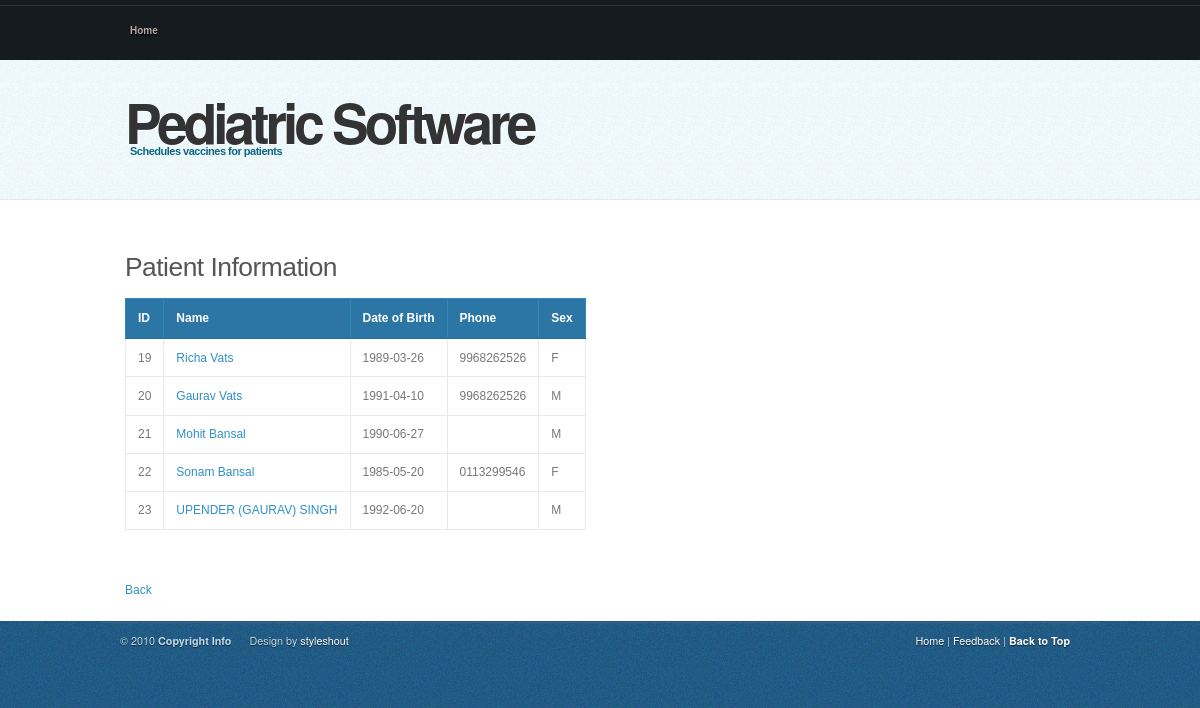
Before: /show.php with the older database file.
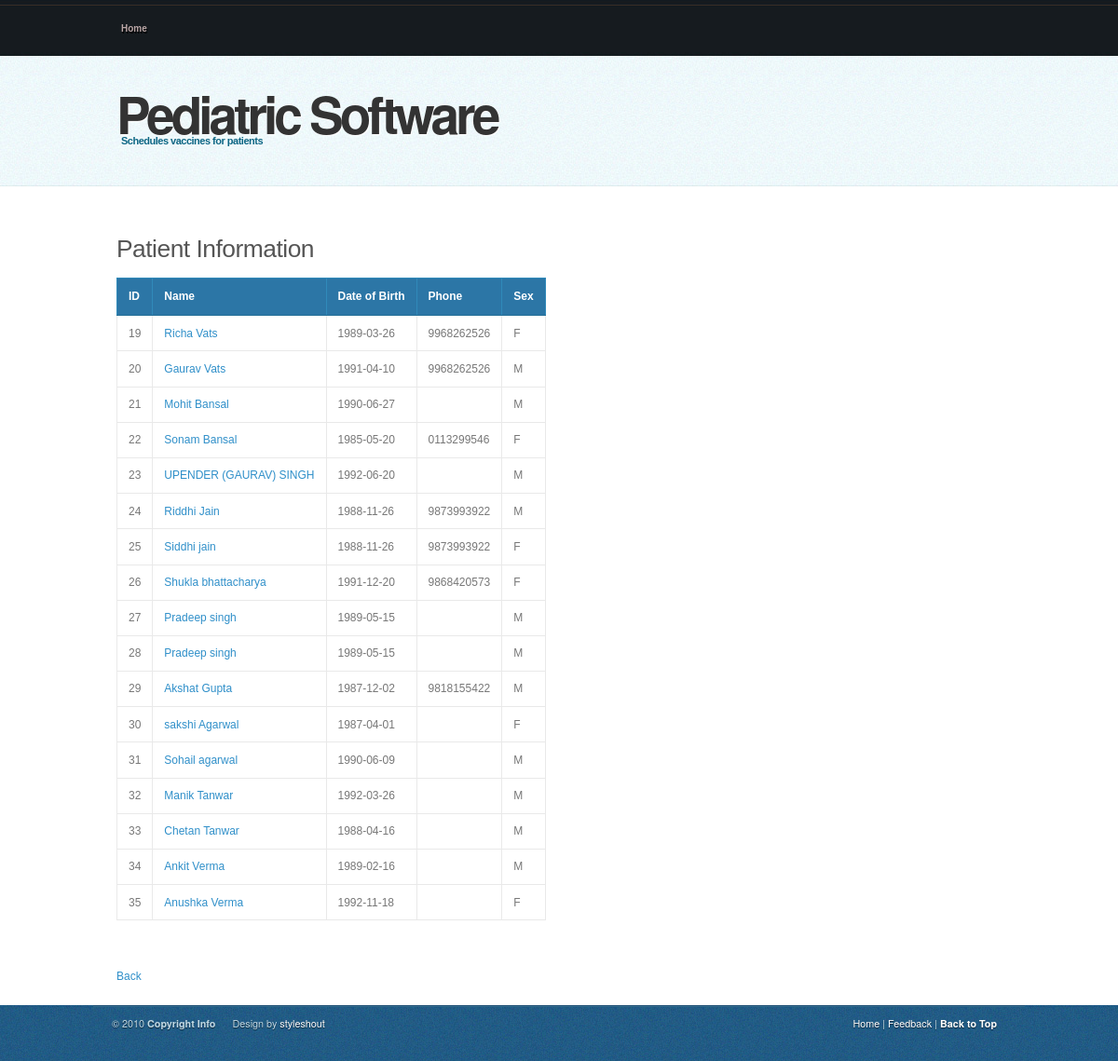
After: the same page with the newer database file.
### tables this page shows
CREATE TABLE IF NOT EXISTS `patients` (
  `id` int(11) NOT NULL AUTO_INCREMENT,
  `id_dob` varchar(6) NOT NULL,
  `name` varchar(25) NOT NULL,
  `first_name` varchar(25) NOT NULL,
  `middle_name` varchar(25) DEFAULT NULL,
  `last_name` varchar(25) NOT NULL,
  `father_name` varchar(25) DEFAULT NULL,
  `father_occ` varchar(25) DEFAULT NULL,
  `mother_name` varchar(25) DEFAULT NULL,
  `mother_occ` varchar(25) DEFAULT NULL,
  `address` varchar(100) DEFAULT NULL,
  `sibling` int(11) NOT NULL DEFAULT '0',
  `pin` varchar(6) DEFAULT NULL,
  `res_phone` varchar(10) DEFAULT NULL,
  `office_phone` varchar(10) DEFAULT NULL,
  `dob` date NOT NULL,
  `email` varchar(100) DEFAULT NULL,
  `phone` varchar(15) DEFAULT NULL,
  `sex` enum('M','F') NOT NULL DEFAULT 'M',
  `born_at` varchar(25) DEFAULT NULL,
  `mode_of_delivery` enum('Normal','Caesarean','Forceps','Vacuum') DEFAULT 'Normal',
  `birth_weight` varchar(10) DEFAULT NULL,
  `comp_preg` varchar(25) DEFAULT 'No',
  `comp_deli` varchar(25) DEFAULT 'No',
  `cry_birth` varchar(25) DEFAULT 'Yes',
  `admit_hospital` varchar(25) DEFAULT 'No',
  `injury_child` varchar(25) DEFAULT 'No',
  `prev_surgery` varchar(25) DEFAULT 'No',
  `allergy_child` varchar(25) DEFAULT 'No',
  `other_info` varchar(25) DEFAULT 'No',
  `diabetes` varchar(25) DEFAULT 'No',
  `asthma` varchar(25) DEFAULT 'No',
  `cardiac` varchar(25) DEFAULT 'No',
  `hypertension` varchar(25) DEFAULT 'No',
  `tuberculosis` varchar(25) DEFAULT 'No',
  `other_fam_history` varchar(25) DEFAULT 'No',
  `breast_feed_month` varchar(10) DEFAULT NULL,
  `solid_month` varchar(10) DEFAULT NULL,
  PRIMARY KEY (`id`)
);

### show.php (the view)
<?php include('header.php'); ?>
<h3>Patient Information</h3>
<table>
	<tbody>
		<tr>
			<th>ID</th>
			<th>Name</th>
			<th>Date of Birth</th>
			<th>Phone</th>
			<th>Sex</th>
		</tr>
		<?php $result = mysqli_query($link, "SELECT * FROM patients WHERE 1");
		while($row = mysqli_fetch_assoc($result))
		{
			echo "<tr>";
			echo "<td>".$row['id']."</td>";
			echo "<td><a href=edit-sched.php?id=".$row['id'].">";
			echo $row['name'];
			echo "</a></td>";
			echo "<td>".$row['dob']."</td>";
			echo "<td>".$row['phone']."</td>";
			echo "<td>".$row['sex']."</td>";
			echo "</tr>";
		}
		?>
	</tbody>
</table>
<?php include('footer.php'); ?>

### header.php (shortened to what this page needs)
<!DOCTYPE html>
<head>
<?php
$currentFile = $_SERVER["SCRIPT_NAME"];
$parts = Explode('/', $currentFile);
$currentFile = $parts[count($parts) - 1];
?>
<link rel="stylesheet" type="text/css" media="screen" href="css/screen.css" />
<link type="text/css" href="css/ui-lightness/jquery-ui-1.8.21.custom.css" rel="stylesheet" />
</head>
<body>
<div id="header-wrap"><div id="header">
	<h1 id="logo-text"><a href="index.php" title="">Pediatric Software</a></h1>
	<p id="slogan">Schedules vaccines for patients</p>
	<div  id="nav">
		<ul>
			<li <?php if($currentFile=="index.php") { ?> id="current" <?php }?>><a href="index.php">Home</a></li>
		</ul>
	</div>
</div></div>
<div id="content-wrap" class="clear" >
   <div id="content">
	   <div id="main">

### footer.php
<div style="margin:50px 0 0 25px;"><a href="javascript:history.go(-1);">Back</a></div>
		</div>
	</div>
</div>
<div id="footer-bottom">
	<p class="bottom-left">
		&copy; 2010 <strong>Copyright Info</strong>&nbsp; &nbsp; &nbsp;
		Design by <a href="http://www.styleshout.com/">styleshout</a>
	</p>
	<p class="bottom-right">
		<a href="index.php">Home</a> |
		<a href="mailto:apoorvumang@gmail.com?subject=Feedback">Feedback</a> |
      <strong><a href="#top">Back to Top</a></strong>
   </p>
</div>
</body>
</html>

### css/coolblue.css (style rules this page uses)
body { font: 12px/170% 'Lucida Grande', 'Lucida Sans Unicode', Geneva, Verdana, Sans-Serif; color: #777; margin: 0; padding: 0; background: url(../images/bg.jpg); }
a:link, a:visited { text-decoration: none; color: #2f8fc9; }
h1, h2, h3, h4 { font: bold 1em/1.5em 'Lucida Grande', 'Lucida Sans Unicode', Geneva, Verdana, Sans-Serif; color: #555; margin: 8px 25px; }
h1 { font-size: 3.7em; font-weight: normal; letter-spacing: -2px; }
h3 { font-size: 2.2em; font-weight: normal; letter-spacing: -0.5px; padding-top: 15px; }
ul, ol { margin: 10px 25px; padding: 0 20px; }
ul { list-style: disc; }
p, dl { margin: 10px 25px; }
strong { font-weight: bold; }
table { border-collapse: collapse; margin: 10px 25px; }
tr { background: #FFF; }
th, td { text-align: left; border-width: 1px; border-style: solid; }
th { padding: .8em 1em; background: #2C76A6; border-color: #308ABA #308ABA #246F97 #308ABA; color: #fff; font-weight: bold; }
td { border-color: #E9E9E9; padding: .7em 1em; }
#header-wrap { float: left; height: 200px; width: 100%; background: url(../images/header-bg.jpg) repeat-x; }
#header { position: relative; margin: 0 auto; width: 1000px; }
#header h1#logo-text { margin: 0; padding: 0; }
#header h1#logo-text a { position: absolute; margin: 0; padding: 0 5px 0 0; font: bold 55px 'Trebuchet MS', 'Helvetica Neue', Arial, Sans-Serif; letter-spacing: -4px; color: #333; text-decoration: none; top: 82px; left: 25px; }
#header p#slogan { position: absolute; margin: 0; padding: 0 5px 0 0; font-family: 'Lucida Grande', 'Lucida Sans Unicode', Geneva, Verdana, Sans-Serif; font-weight: bold; font-size: 11px; line-height: 1.8em; font-style: normal; letter-spacing: -.5px; color: #0d6684; top: 142px; left: 30px; }
#header #nav { position: absolute; left: 15px; top: 25px; margin: 0; padding: 0; width: 950px; }
#header #nav ul { float: left; list-style: none; margin: 0; padding: 0; height: 45px; }
#header #nav ul li { float: left; margin: 0; padding: 0; }
#header #nav ul li a { float:left; margin: 0; padding: 0 0px 29px 15px; color: #baa7a7; font: bold 10px 'Lucida Grande', 'Lucida Sans Unicode', Geneva, Verdana, Sans-Serif; }
#content-wrap { clear: both; margin: 0; padding: 0; background: #fff; width: 100%; float: left; }
#content { width: 1000px; margin: 0 auto; padding: 0 0 20px 0; overflow: hidden; }
#main { float: left; margin: 0; padding: 25px 0 0 0; width: 740px; }
#footer-bottom { clear: both; width: 1000px; font-size: .9em; margin: 0 auto; padding-top: 10px; font-family: 'Trebuchet MS', 'Helvetica Neue', Arial, sans-serif; font-size: .9em; color: #C2DBE7; overflow: hidden; background: url(../images/footer-line.gif) repeat-x left top; }
#footer-bottom a { color: #fff; }
#footer-bottom p.bottom-left { float: left; display: inline; margin: 0 0 30px 20px; padding: 0; width: 600px; text-align: left; }
#footer-bottom p.bottom-right { float: right; display: inline; margin: 0 30px 30px 0; padding: 0; width: 320px; text-align: right; }
.clear { display:inline-block; }
.clear:after { display:block; visibility:hidden; clear:both; height:0; content: " "; }

### css/enhancements.css (style rules this page uses)
#header h1#logo-text a { text-shadow: 1px 1px 0 #fff; }
#header #nav ul, #header p#rss a { text-shadow: 1px 2px 0 rgba(0,0,0,0.9); }
#footer-outer, #footer-bottom { text-shadow: 0 1px 1px rgba(0, 0, 0, 0.6); }

Changed rows visible on the page:
added patients: id "24", name "Riddhi Jain", dob "1988-11-26", phone "9873993922", sex "M"
added patients: id "25", name "Siddhi jain", dob "1988-11-26", phone "9873993922", sex "F"
added patients: id "26", name "Shukla bhattacharya", dob "1991-12-20", phone "9868420573", sex "F"
added patients: id "27", name "Pradeep singh", dob "1989-05-15", sex "M"
added patients: id "28", name "Pradeep singh", dob "1989-05-15", sex "M"
added patients: id "29", name "Akshat Gupta", dob "1987-12-02", phone "9818155422", sex "M"
added patients: id "30", name "sakshi Agarwal", dob "1987-04-01", sex "F"
added patients: id "31", name "Sohail agarwal", dob "1990-06-09", sex "M"
added patients: id "32", name "Manik Tanwar", dob "1992-03-26", sex "M"
added patients: id "33", name "Chetan Tanwar", dob "1988-04-16", sex "M"
added patients: id "34", name "Ankit Verma", dob "1989-02-16", sex "M"
added patients: id "35", name "Anushka Verma", dob "1992-11-18", sex "F"
